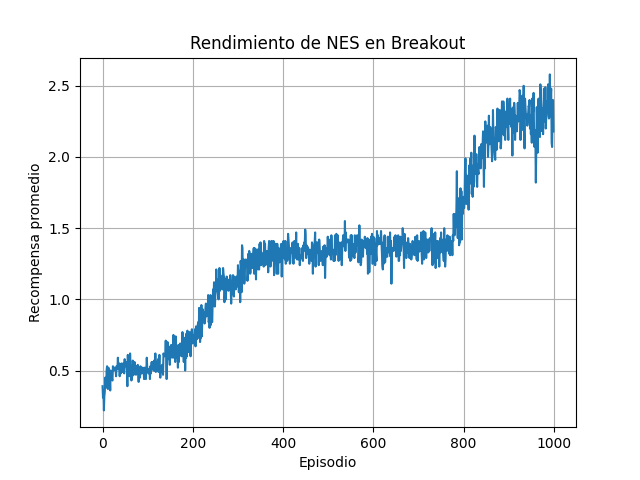

Here is the Python script that generated this plot:
# ==============================================
# NES aplicado al entorno breakout
# ==============================================


# ===================================================================
# IMPORTACIÓN DE LIBRERÍAS
# ===================================================================import numpy as np  # Librería para operaciones numéricas
import numpy as np  # Librería para manejo de arreglos y funciones matemáticas
import random  # Para selección aleatoria
import torch  # Librería principal para computación en GPU y tensores
import torch.nn as nn  # Módulos para redes neuronales
import torch.optim as optim  # Métodos de optimización como Adam
from collections import deque  # Cola doblemente terminada, útil para el replay buffer
from minatar import Environment  # Entorno MinAtar para el juego Breakout
import matplotlib.pyplot as plt  # Para graficar resultados
import time  # Para pausas temporales

# ===================================================================
# CONFIGURACIÓN DEL ENTORNO
# ===================================================================

# Crear una instancia del entorno Breakout de MinAtar
entorno = Environment("breakout")

# Obtener la cantidad de acciones posibles que el agente puede tomar
num_acciones = entorno.num_actions()

# Obtener la forma (dimensiones) del estado que entrega el entorno
dim_forma_estado = entorno.state_shape()

# Calcular la dimensión total del estado aplanado
tamano_estado_flat = np.prod(dim_forma_estado)

# Imprimir información relevante del entorno
print(f"Número de acciones posibles: {num_acciones}")
print(f"Forma del estado del juego: {dim_forma_estado}")
print(f"Dimensión del estado inicial: {entorno.state().shape}")

# ===================================================================
# DEFINICIÓN DE LA RED DE POLÍTICA
# ===================================================================

class PoliticaNES(nn.Module):
    """
    Red neuronal simple que actúa como política para el agente NES.

    Parameters
    ----------
    dimension_entrada : int
        Tamaño del vector de entrada (estado aplanado).
    num_acciones_salida : int
        Número de acciones posibles en el entorno.

    Métodos
    -------
    forward(x)
        Propaga la entrada por la red y devuelve los logits por acción.
    seleccionar_accion(estado)
        Dado un estado, devuelve la acción elegida (con mayor valor).
    """
    def __init__(self, dimension_entrada, num_acciones_salida):
        super().__init__()
        self.modelo = nn.Sequential(
            nn.Linear(dimension_entrada, 64),  # Capa oculta de 64 neuronas
            nn.ReLU(),                         # Activación ReLU
            nn.Linear(64, num_acciones_salida) # Capa de salida
        )

    def forward(self, x):
        # Propagación hacia adelante del modelo
        return self.modelo(x)

    def seleccionar_accion(self, estado):
        # Convierte el estado en tensor y lo aplana
        estado_tensor = torch.tensor(estado.flatten(), dtype=torch.float32).unsqueeze(0)
        # Calcula los logits (valores) para cada acción
        logits = self.forward(estado_tensor)
        # Devuelve la acción con mayor valor
        accion = torch.argmax(logits, dim=1).item()
        return accion

# ===================================================================
# FUNCIONES DE UTILIDAD PARA NES
# ===================================================================

def obtener_parametros_flat(modelo):
    """
    Convierte todos los parámetros de una red neuronal en un solo vector plano (1D).

    Parameters
    ----------
    modelo : torch.nn.Module
        Modelo de red neuronal.

    Returns
    -------
    torch.Tensor
        Vector 1D con todos los parámetros concatenados.
    """
    return torch.cat([p.data.view(-1) for p in modelo.parameters()])


def asignar_parametros_flat(modelo, vector_parametros):
    """
    Asigna los valores de un vector plano a los parámetros de un modelo.

    Parameters
    ----------
    modelo : torch.nn.Module
        Modelo de red neuronal al que se le asignarán los parámetros.
    vector_parametros : torch.Tensor
        Vector plano con los valores de los parámetros a asignar.
    """
    indice = 0
    for p in modelo.parameters():
        cantidad_elementos = p.numel()
        porcion = vector_parametros[indice:indice + cantidad_elementos]
        p.data.copy_(porcion.view(p.size()))
        indice += cantidad_elementos


def evaluar_politica(env, politica, render=False):
    """
    Ejecuta un episodio completo usando una política dada y devuelve la recompensa total.

    Parameters
    ----------
    env : Environment
        Entorno de MinAtar.
    politica : PoliticaNES
        Modelo de política que se evaluará.
    render : bool, optional
        Si True, muestra el entorno en cada paso.

    Returns
    -------
    int
        Recompensa total acumulada durante el episodio.
    """
    env.reset()
    recompensa_total = 0

    # Acción inicial forzada: disparar (acción 5 en MinAtar Breakout)
    recompensa, terminado = env.act(5)
    recompensa_total += recompensa
    estado = env.state()

    # Ejecutar el episodio hasta que termine
    while not terminado:
        accion = politica.seleccionar_accion(estado)
        recompensa, terminado = env.act(accion)
        recompensa_total += recompensa
        estado = env.state()

        if render:
            print(env.display())

    return recompensa_total

# ===================================================================
# ENTRENAMIENTO CON NES
# ===================================================================

# Hiperparámetros del algoritmo
episodios_entrenamiento = 1000     # Número de iteraciones de entrenamiento
num_perturbaciones = 100           # Número de políticas perturbadas por episodio
desviacion_ruido = 0.1             # Magnitud del ruido (sigma)
tasa_aprendizaje = 0.01            # Velocidad de actualización (alpha)

# Crear la política inicial
politica = PoliticaNES(tamano_estado_flat, num_acciones)

# Lista para almacenar recompensas promedio por episodio
recompensas_promedio_por_episodio = []

# Bucle principal de entrenamiento
for ep in range(episodios_entrenamiento):
    # Obtener parámetros actuales de la red como vector plano
    theta_actual = obtener_parametros_flat(politica)

    lista_perturbaciones = []
    lista_recompensas = []

    # Generar y evaluar múltiples perturbaciones
    for _ in range(num_perturbaciones):
        ruido = torch.randn_like(theta_actual)  # Ruido gaussiano
        theta_alterado = theta_actual + desviacion_ruido * ruido  # Perturbación
        asignar_parametros_flat(politica, theta_alterado)         # Aplicar a la red

        recompensa = evaluar_politica(entorno, politica)          # Evaluar la política
        lista_perturbaciones.append(ruido)
        lista_recompensas.append(recompensa)

    # Calcular recompensa promedio cruda (sin normalizar)
    recompensa_promedio_cruda = sum(lista_recompensas) / num_perturbaciones
    recompensas_promedio_por_episodio.append(recompensa_promedio_cruda)

    # Normalizar recompensas para estabilidad numérica
    recompensas_tensor = torch.tensor(lista_recompensas, dtype=torch.float32)
    recompensas_normalizadas = (recompensas_tensor - recompensas_tensor.mean()) / (recompensas_tensor.std() + 1e-8)

    # Estimar gradiente como suma ponderada de las perturbaciones
    gradiente_estimado = torch.zeros_like(theta_actual)
    for R, eps in zip(recompensas_normalizadas, lista_perturbaciones):
        gradiente_estimado += R * eps
    gradiente_estimado /= (num_perturbaciones * desviacion_ruido)

    # Aplicar el gradiente estimado a los parámetros
    theta_actual += tasa_aprendizaje * gradiente_estimado
    asignar_parametros_flat(politica, theta_actual)

    # Mostrar progreso
    print(f"Episodio {ep+1}/{episodios_entrenamiento} - Recompensa promedio: {recompensa_promedio_cruda:.2f}")

# ===================================================================
# VISUALIZACIÓN DE RESULTADOS
# ===================================================================

# Graficar la recompensa promedio por episodio
plt.plot(recompensas_promedio_por_episodio)
plt.xlabel("Episodio")
plt.ylabel("Recompensa promedio")
plt.title("Rendimiento de NES en Breakout")
plt.grid()
plt.savefig("NES_BreakOut.png")
plt.show()
